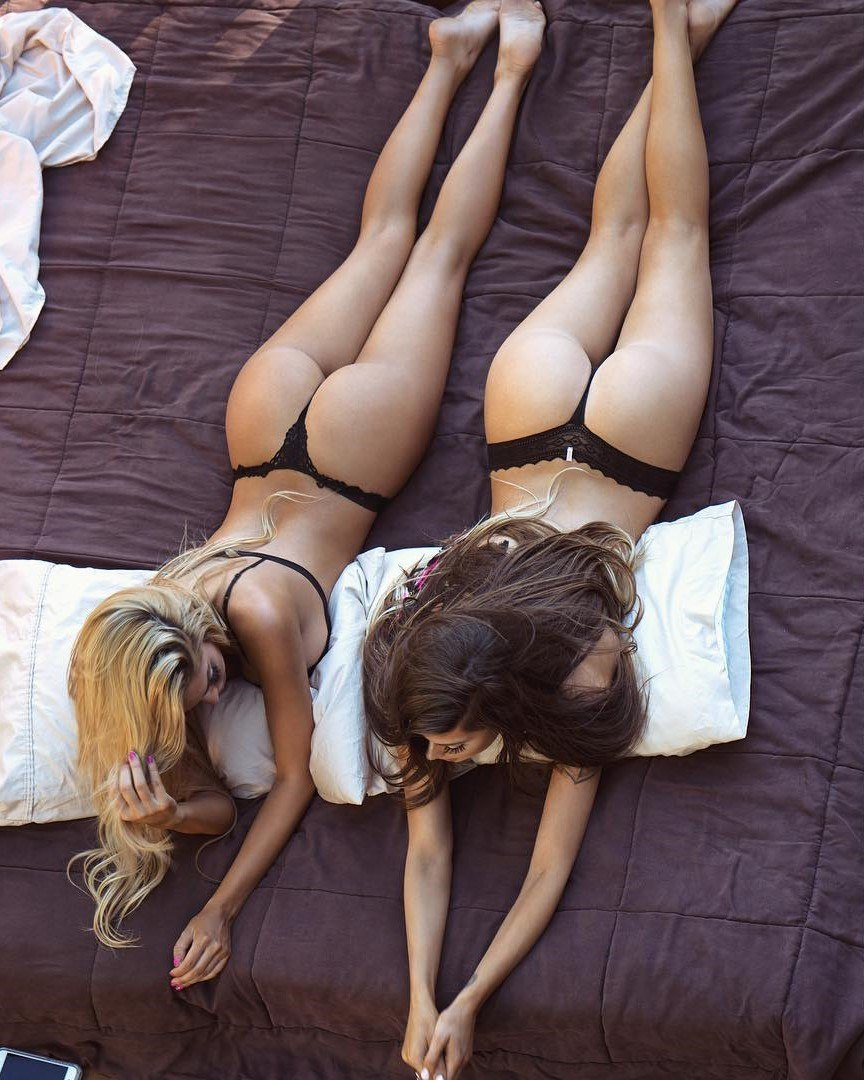
#> input picture _FMvw5VE3pI.jpg, 864 x 1080 px
$ python pillow.py
#> lines starting #> are read from the running program, lines starting #| are printed output that depends on the picture
from PIL import Image, ImageFilter
im = Image.open('_FMvw5VE3pI.jpg')
#> im is the input picture: PIL image 864x1080 RGB; mean R, G, B 108.7, 89.4, 91.8
im.show()
im_sharp = im.filter(ImageFilter.SHARPEN)
im_sharp.save('sharp-_FMvw5VE3pI.jpg', 'JPEG')
r, g, b = im_sharp.split()
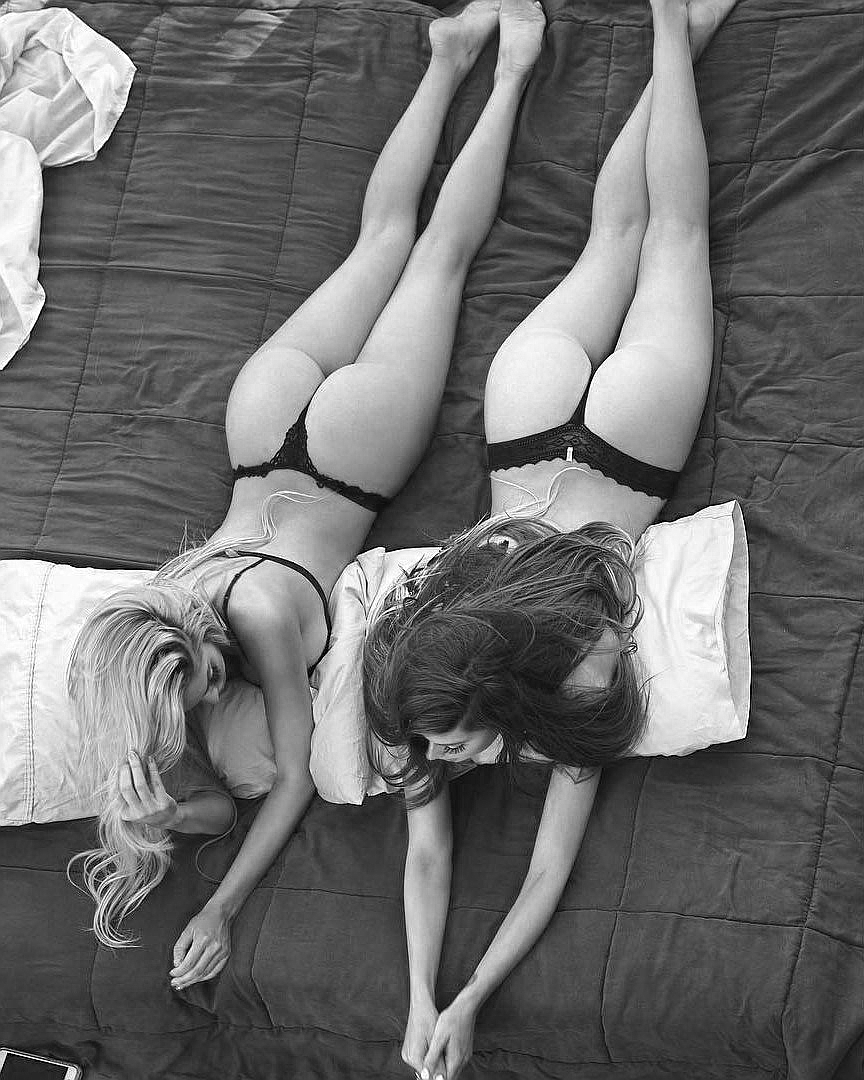
#> r: PIL image 864x1080 L; min 0, max 255, mean 108.8
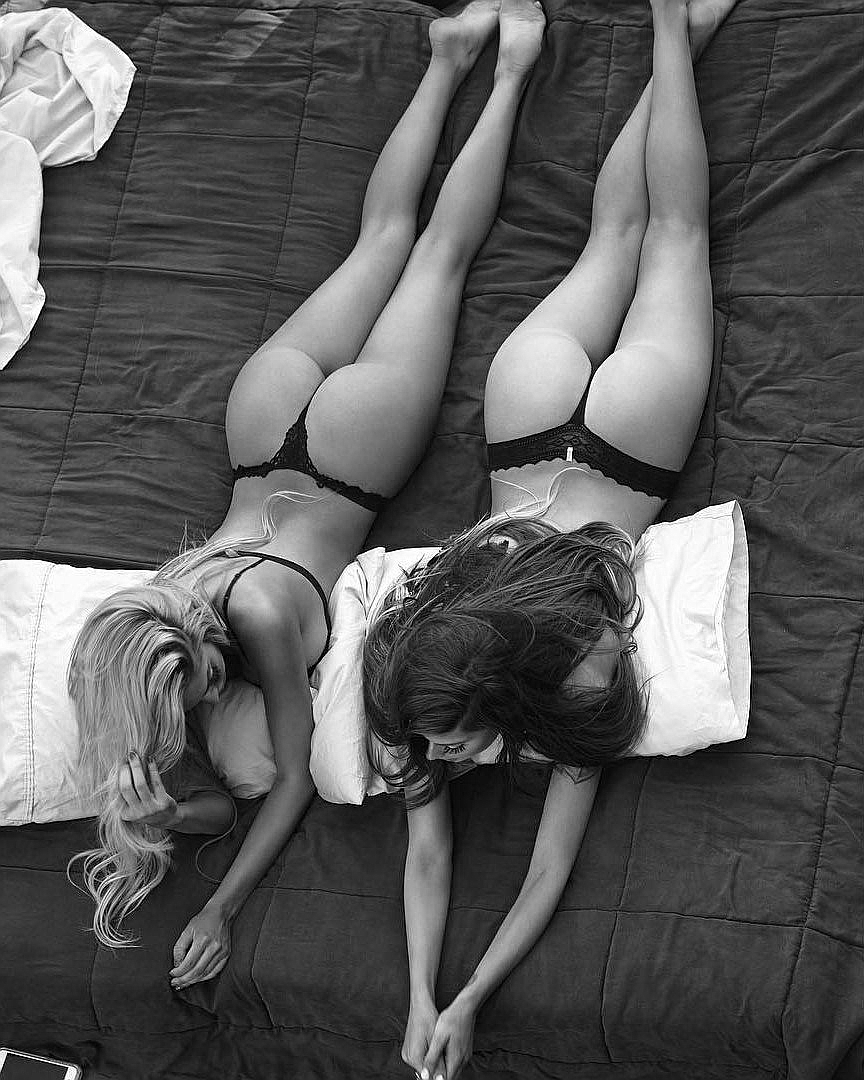
#> g: PIL image 864x1080 L; min 0, max 255, mean 89.5
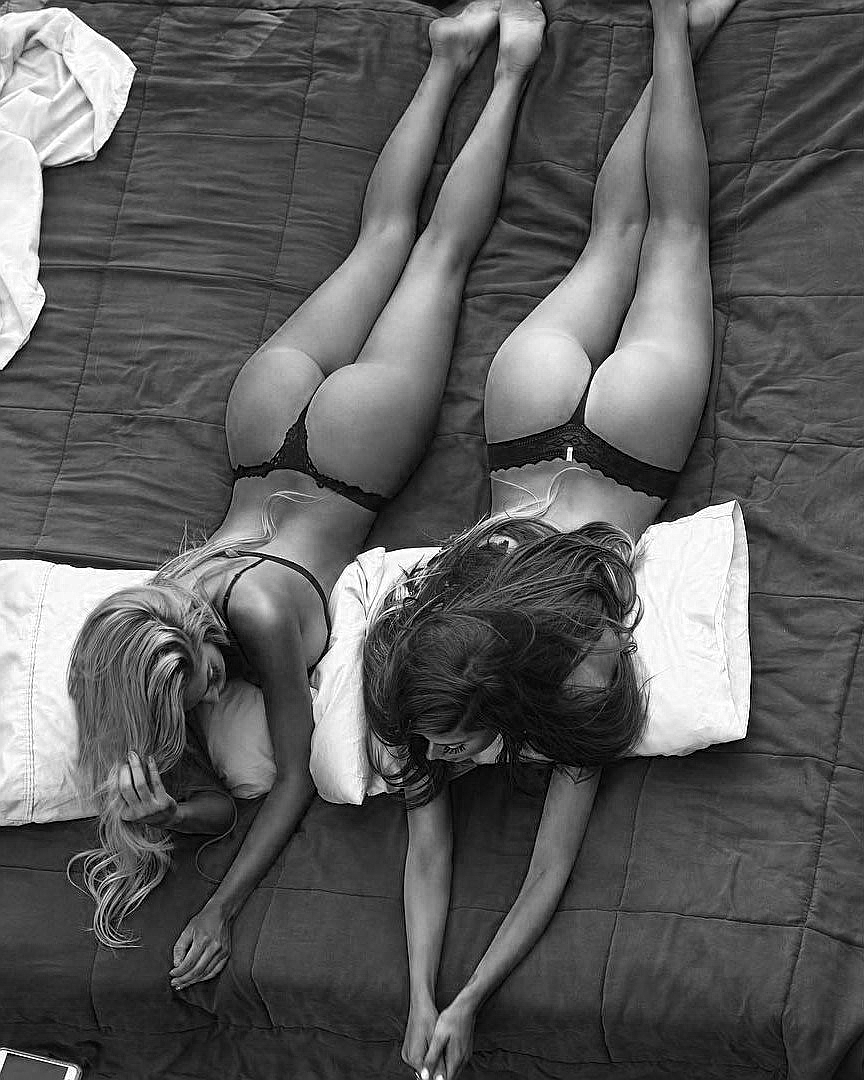
#> b: PIL image 864x1080 L; min 0, max 255, mean 91.8
exif_data = im._getexif()
print(exif_data)
#| None
